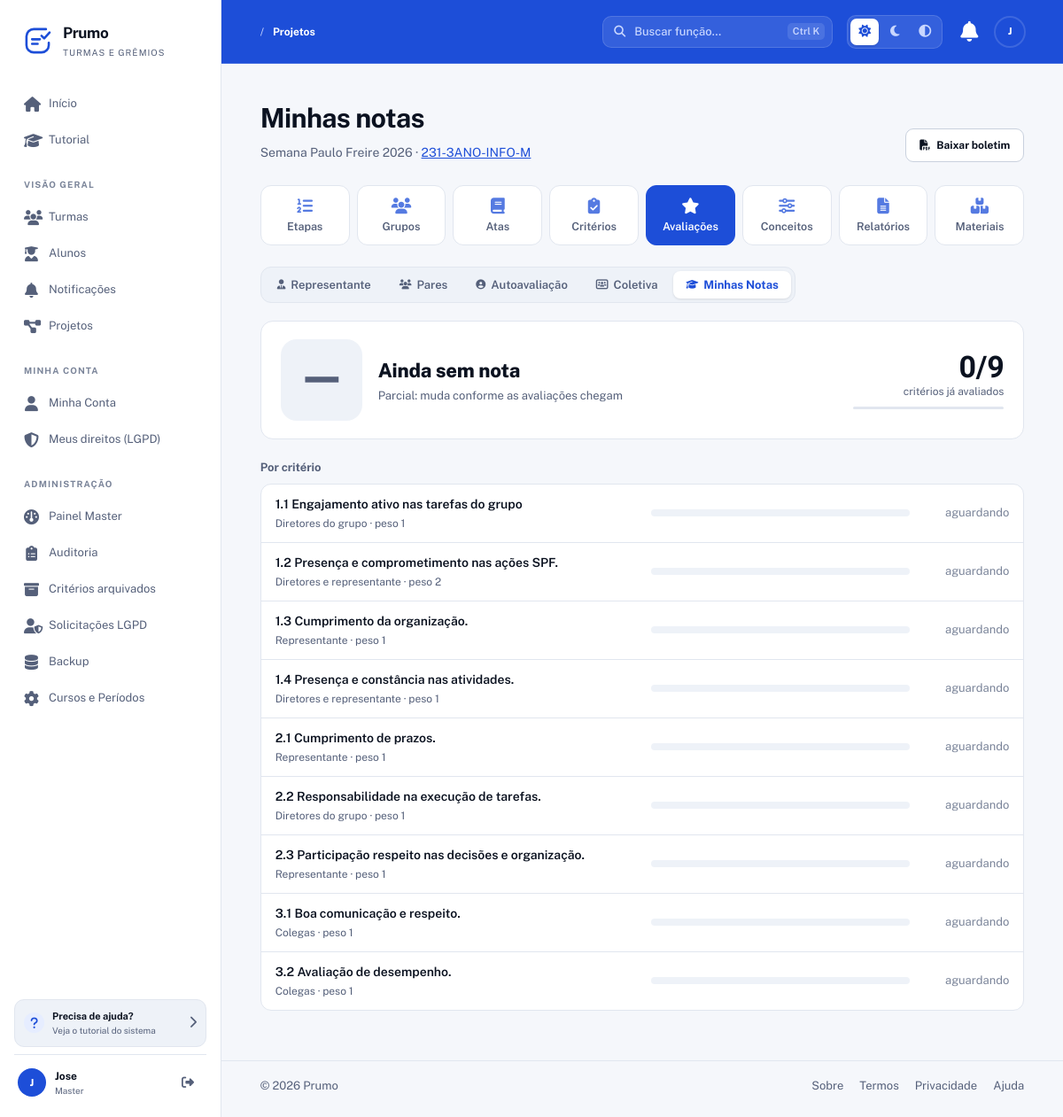
Page /Prumo/projetos/3/avaliacoes/minhas (signed in) on the committed database.
### tables this page shows
CREATE TABLE projetos (
  id INT AUTO_INCREMENT PRIMARY KEY,
  turma_id INT NOT NULL,
  nome VARCHAR(150) NOT NULL,
  descricao TEXT DEFAULT NULL,
  prazo DATE DEFAULT NULL,
  modo_avaliacao ENUM('etapa','cronograma') DEFAULT 'cronograma',
  encerrado TINYINT(1) DEFAULT 0,
  encerrado_em DATETIME DEFAULT NULL,
  encerrado_por INT DEFAULT NULL,
  created_at TIMESTAMP DEFAULT CURRENT_TIMESTAMP,
  updated_at TIMESTAMP DEFAULT CURRENT_TIMESTAMP ON UPDATE CURRENT_TIMESTAMP,
  FOREIGN KEY (turma_id) REFERENCES turmas(id) ON DELETE CASCADE,
  FOREIGN KEY (encerrado_por) REFERENCES usuarios(id) ON DELETE SET NULL,
  INDEX idx_projetos_turma (turma_id),
  INDEX idx_projetos_encerrado (encerrado)
);

CREATE TABLE turmas (
  id INT AUTO_INCREMENT PRIMARY KEY,
  nome VARCHAR(150) NOT NULL,
  codigo_acesso VARCHAR(30) NOT NULL UNIQUE,
  codigo_interno VARCHAR(100) DEFAULT NULL,
  cor_primaria VARCHAR(20) DEFAULT '#3498db',
  cor_secundaria VARCHAR(20) DEFAULT '#2ecc71',
  cor_personalizada TINYINT(1) NOT NULL DEFAULT 0,   
  logo VARCHAR(255) DEFAULT NULL,                   
  bloqueada TINYINT(1) NOT NULL DEFAULT 0,
  bloqueada_motivo VARCHAR(255) DEFAULT NULL,
  bloqueada_em DATETIME DEFAULT NULL,
  bloqueada_por INT DEFAULT NULL,
  created_at TIMESTAMP DEFAULT CURRENT_TIMESTAMP,
  updated_at TIMESTAMP DEFAULT CURRENT_TIMESTAMP ON UPDATE CURRENT_TIMESTAMP,
  FOREIGN KEY (bloqueada_por) REFERENCES usuarios(id) ON DELETE SET NULL,
  INDEX idx_turmas_codigo (codigo_acesso)
);

CREATE TABLE criterios (
  id INT AUTO_INCREMENT PRIMARY KEY,
  projeto_id INT NOT NULL,
  etapa_id INT DEFAULT NULL,
  nome VARCHAR(200) NOT NULL,
  descricao TEXT DEFAULT NULL,
  peso DECIMAL(5,2) NOT NULL DEFAULT 1.00,
  tipo_avaliacao ENUM('diretor','representante','pares','autoavaliacao','coletiva','misto') NOT NULL DEFAULT 'diretor',
  aplicavel_a ENUM('todos','apenas_diretores','apenas_representantes') DEFAULT 'todos',
  prazo_avaliacao DATETIME DEFAULT NULL,
  obrigatorio TINYINT(1) NOT NULL DEFAULT 0,   
  bloqueado TINYINT(1) DEFAULT 0,
  reaberto_por INT DEFAULT NULL,
  reaberto_em DATETIME DEFAULT NULL,
  created_at TIMESTAMP DEFAULT CURRENT_TIMESTAMP,
  updated_at TIMESTAMP DEFAULT CURRENT_TIMESTAMP ON UPDATE CURRENT_TIMESTAMP,
  FOREIGN KEY (projeto_id) REFERENCES projetos(id) ON DELETE CASCADE,
  FOREIGN KEY (etapa_id) REFERENCES projeto_etapas(id) ON DELETE SET NULL,
  FOREIGN KEY (reaberto_por) REFERENCES usuarios(id) ON DELETE SET NULL,
  INDEX idx_crit_projeto (projeto_id),
  INDEX idx_crit_etapa (etapa_id),
  INDEX idx_crit_tipo (tipo_avaliacao)
);

### app/Views/avaliacoes/_boletim.php (the view, shortened to what the rows shown need)
<?php
$tipoLabel = [
    'diretor' => 'Diretores do grupo', 'representante' => 'Representante', 'pares' => 'Colegas',
    'autoavaliacao' => 'Autoavaliação', 'coletiva' => 'Nota do grupo', 'misto' => 'Diretores e representante',
];
$linhas    = $boletim['linhas'] ?? [];
$br        = fn($n) => number_format((float) $n, 1, ',', '.');
?>
    <section class="para-fazer">
        <div class="bloco-titulo"><h2>Por critério</h2></div>
        <ul class="lista-notas">
            <?php foreach ($linhas as $l):
                $c = $l['criterio'];
                $n = $l['nota'];
                $cc = $l['conceito'];
            ?>
                <li class="<?= $cc ? 'c-' . strtolower($cc) : 'sem-nota' ?>">
                    <div class="nota-crit">
                        <strong><?= h($c['nome']) ?></strong>
                        <small><?= h($tipoLabel[$c['tipo_avaliacao']] ?? $c['tipo_avaliacao']) ?> · peso <?= rtrim(rtrim(number_format((float) $c['peso'], 2, ',', ''), '0'), ',') ?></small>
                    </div>
                    <div class="nota-barra" aria-hidden="true"><i style="width: <?= $n === null ? 0 : max(2, min(100, $n)) ?>%"></i></div>
                    <div class="nota-valor">
                        <?php if ($n === null): ?>
                            <span class="txt-mudo">aguardando</span>
                        <?php else: ?>
                            <span class="num"><?= $br($n) ?></span>
                            <span class="conceito-chip"><?= h($cc) ?></span>
                        <?php endif; ?>
                    </div>
                </li>
            <?php endforeach; ?>
        </ul>
    </section>

### app/Views/avaliacoes/minhas_notas.php (shortened to what the rows shown need)
<?php
require_once __DIR__ . '/../layouts/header.php';
require_once __DIR__ . '/../layouts/nav.php';
$linhas = $boletim['linhas'] ?? [];
?>
<section class="hero-section">
    <div>
        <h1>Minhas notas</h1>
        <p class="hero-subtitle">
            <?= h($projeto['nome']) ?> ·
            <a href="<?= $basePath ?>/turmas/<?= (int) $projeto['turma_id'] ?>"><?= h($projeto['turma_nome']) ?></a>
        </p>
    </div>
</section>
<?php require __DIR__ . '/../projetos/_nav.php'; ?>
<?php require __DIR__ . '/_nav.php'; ?>
<?php if (empty($linhas)): ?>
    <div class="lista-vazia">
        <i class="fas fa-graduation-cap"></i>
        <span>Este projeto ainda não tem critérios. Quando você for avaliado, as notas aparecem aqui.</span>
    </div>
<?php else: ?>
    <?php require __DIR__ . '/_boletim.php'; ?>
<?php endif; ?>
<?php require_once __DIR__ . '/../layouts/footer.php'; ?>

### app/Views/avaliacoes/_nav.php (shortened to what the rows shown need)
<?php
require_once __DIR__ . '/../../Config/database.php';
$u = $_SESSION['usuario'] ?? null;
$isMaster  = $u['tipo'] === 'master';
$projetoId = (int) ($projeto['id'] ?? 0);
$isRep = false;
$chaves = [];
if ($isMaster || $isRep) {
    $chaves[] = 'rep';
}
$chaves[] = 'par';
$chaves[] = 'auto';
if ($isMaster || $isRep) {
    $chaves[] = 'col';
}
$chaves[] = 'minhas';
$todas = [
    'geral'  => ['url' => "/projetos/{$projetoId}/avaliacoes/geral",         'label' => 'A fazer',       'icon' => 'fas fa-list-check'],
    'rep'    => ['url' => "/projetos/{$projetoId}/avaliacoes/representante", 'label' => 'Representante', 'icon' => 'fas fa-user-tie'],
    'dir'    => ['url' => "/projetos/{$projetoId}/avaliacoes/diretor",       'label' => 'Diretor',       'icon' => 'fas fa-crown'],
    'par'    => ['url' => "/projetos/{$projetoId}/avaliacoes/pares",         'label' => 'Pares',         'icon' => 'fas fa-users'],
    'auto'   => ['url' => "/projetos/{$projetoId}/avaliacoes/auto",          'label' => 'Autoavaliação', 'icon' => 'fas fa-user-circle'],
    'col'    => ['url' => "/projetos/{$projetoId}/avaliacoes/coletiva",      'label' => 'Coletiva',      'icon' => 'fas fa-users-rectangle'],
    'minhas' => ['url' => "/projetos/{$projetoId}/avaliacoes/minhas",        'label' => 'Minhas Notas',  'icon' => 'fas fa-graduation-cap'],
];
$uri   = $_SERVER['REQUEST_URI'] ?? '';
$secao = $chaves[0] ?? 'minhas';
if (strpos($uri, '/minhas')        !== false) $secao = 'minhas';
?>
<nav class="aval-nav">
    <?php foreach ($chaves as $chave): ?>
        <?php $aba = $todas[$chave] ?? null; if (!$aba) continue; ?>
        <?php if ($chave === $secao): ?>
            <strong><i class="<?= h($aba['icon']) ?>"></i> <?= h($aba['label']) ?></strong>
        <?php else: ?>
            <a href="<?= $basePath . $aba['url'] ?>"><i class="<?= h($aba['icon']) ?>"></i> <?= h($aba['label']) ?></a>
        <?php endif; ?>
    <?php endforeach; ?>
</nav>

### rows in the picture
projetos: nome "Semana Paulo Freire 2026", turma.nome "231-3ANO-INFO-M", id "Representante", id "Pares", id "Autoavaliação", id "Coletiva", id "Minhas Notas"
criterios: nome "1.1 Engajamento ativo nas tarefas do grupo", tipo_avaliacao "Diretores do grupo", peso "1"
criterios: nome "1.2 Presença e comprometimento nas ações SPF.", tipo_avaliacao "Diretores e representante", peso "2"
criterios: nome "1.3 Cumprimento da organização.", tipo_avaliacao "Representante", peso "1"
criterios: nome "1.4 Presença e constância nas atividades.", tipo_avaliacao "Diretores e representante", peso "1"
criterios: nome "2.1 Cumprimento de prazos.", tipo_avaliacao "Representante", peso "1"
criterios: nome "2.2 Responsabilidade na execução de tarefas.", tipo_avaliacao "Diretores do grupo", peso "1"
criterios: nome "2.3 Participação respeito nas decisões e organização.", tipo_avaliacao "Representante", peso "1"
criterios: nome "3.1 Boa comunicação e respeito.", tipo_avaliacao "Colegas", peso "1"
criterios: nome "3.2 Avaliação de desempenho.", tipo_avaliacao "Colegas", peso "1"

### other values in the picture
$appName "Prumo"
$label "Início"
$label "Tutorial"
$secao "VISÃO GERAL"
$label "Turmas"
$label "Alunos"
$label "Notificações"
$label "Projetos"
$secao "MINHA CONTA"
$label "Minha Conta"
$label "Meus direitos (LGPD)"
$secao "ADMINISTRAÇÃO"
$label "Painel Master"
$label "Auditoria"
$label "Critérios arquivados"
